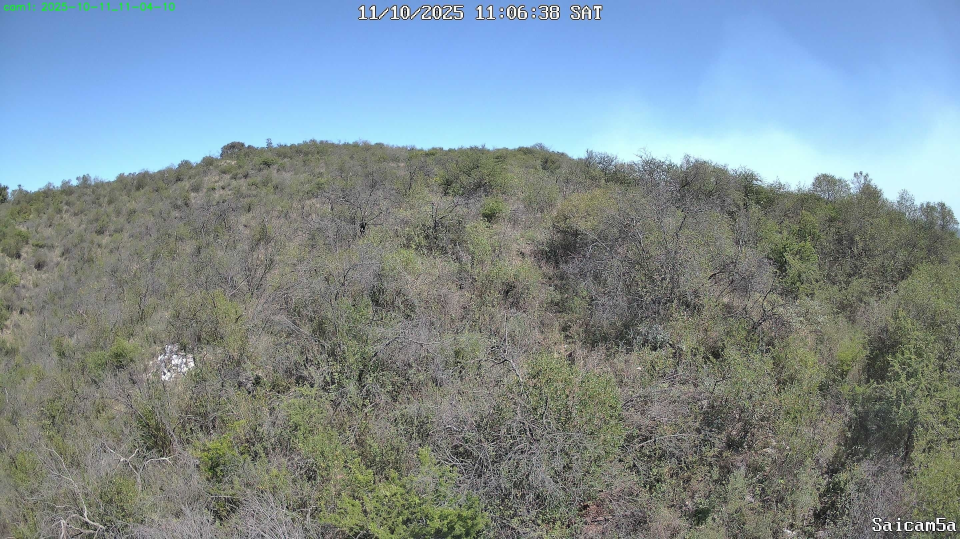
#> input picture data/187661.jpg, 2880 x 1616 px, found by its file name (shown at 1/3 size)
$ python inspect_label.py
#> lines starting #> are read from the running program, lines starting #| are printed output that depends on the picture
import cv2

image = cv2.imread("data/187661.jpg")
#> image is the input picture: shape (1616, 2880, 3); mean B, G, R 146.8, 140.9, 125.6

height, width = image.shape[:2]
#> height = 1616; width = 2880

# The smoke box from this image's dataset label
center_x = 0.815784 * width
#> center_x = 2349.5
center_y = 0.238749 * height
#> center_y = 385.8
box_width = 0.368170 * width
#> box_width = 1060.3
box_height = 0.438273 * height
#> box_height = 708.2

x1 = int(center_x - box_width / 2)
#> x1 = 1819
y1 = int(center_y - box_height / 2)
#> y1 = 31
x2 = int(center_x + box_width / 2)
#> x2 = 2879
y2 = int(center_y + box_height / 2)
#> y2 = 739
crop = image[y1:y2, x1:x2]
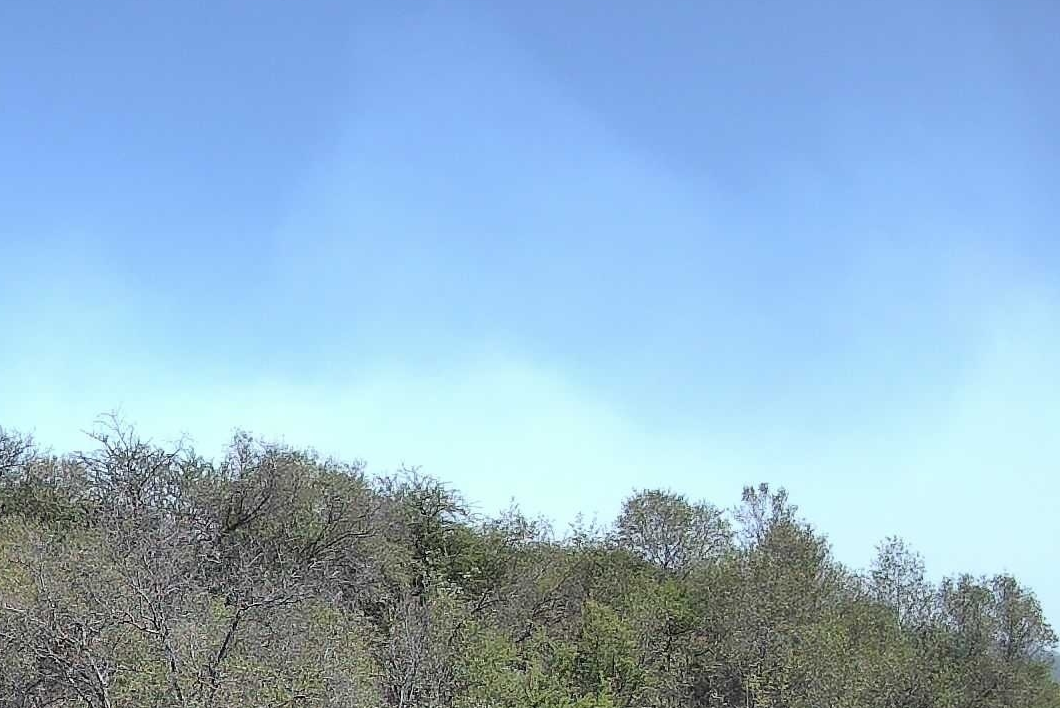
#> crop: shape (708, 1060, 3); mean B, G, R 206.9, 180.1, 146.4
cv2.imshow("Labeled smoke crop", cv2.resize(crop, None, fx=2, fy=2))
crop = image[y1:y2, x1:x2]
cv2.imshow("Labeled smoke crop", crop)
cv2.rectangle(image, (x1, y1), (x2, y2), (0, 255, 0), 3)
cv2.imshow("Dataset smoke label", cv2.resize(image, (1200, 675)))
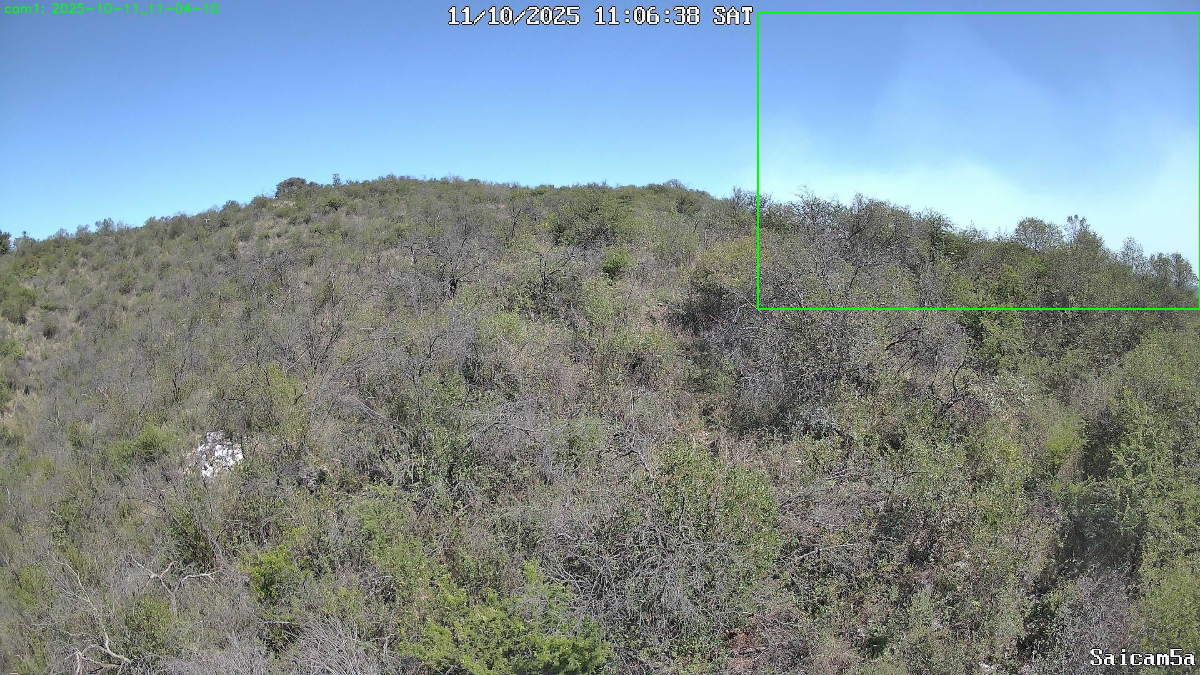
#> window 'Dataset smoke label': shape (675, 1200, 3); mean B, G, R 146.1, 141.2, 125.1
cv2.waitKey(0)
cv2.destroyAllWindows()
